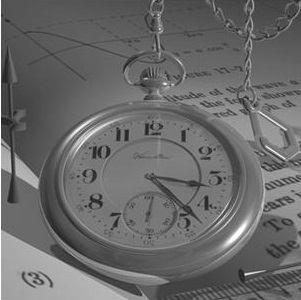
%> input picture 1.4 Αποκατάσταση Εικόνας/clock.jpg, 301 x 300 px
$ octave wiener_main.m   (GNU Octave 9; MATLAB toolbox functions it lacks are replaced by stand-ins)
%> lines starting %> are read from the running program, lines starting %| are printed output that depends on the picture
clear;

I = imread('clock.jpg');
%> I is the input picture: size 300x301x3 uint8; min 27, max 255, mean 105.7

I = rgb2gray(I);
%> I: size 300x301 uint8

I = double(I);
%> I: size 300x301 double

%estimating the energy of the image and noise------------
E_image = var(I(:));
%> E_image = 924.3
%E_image = max(svd(I));

%in order to obtain an SNR of 10DB
E_noise = E_image/10;
%> E_noise = 92.43
%-------------------------------------------------------

%adding noise-----------------------------------------

w = sqrt(E_noise)*randn(size(I));
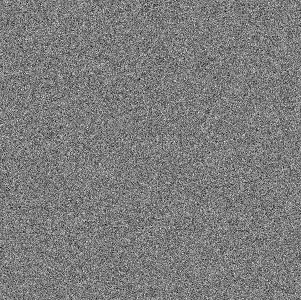
%> w: size 300x301 double; min -40.88, max 42.65, mean -0.1; drawn with min black and max white

J = I + w;
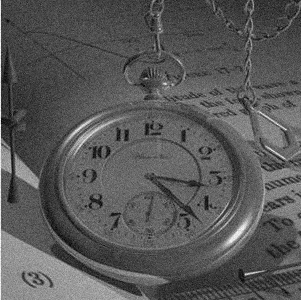
%> J: size 300x301 double; min 13.38, max 279.1, mean 105.7; drawn with min black and max white
%---------------------------------------------------


%applying the wiener filter to 3x3 blocks....
fun = @(block_struct)...
    wiener_filt(block_struct.data,E_noise);

%> (the run ends here)
